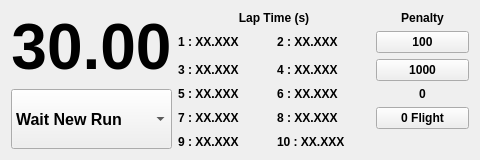
<?xml version="1.0" encoding="UTF-8"?>
<ui version="4.0">
 <class>WChrono</class>
 <widget class="QWidget" name="WChrono">
  <property name="geometry">
   <rect>
    <x>0</x>
    <y>0</y>
    <width>480</width>
    <height>153</height>
   </rect>
  </property>
  <property name="windowTitle">
   <string>Form</string>
  </property>
  <property name="inputMethodHints">
   <set>Qt::ImhNone</set>
  </property>
  <layout class="QFormLayout" name="formLayout">
   <item row="2" column="0">
    <layout class="QHBoxLayout" name="horizontalLayout">
     <item>
      <layout class="QVBoxLayout" name="verticalLayout">
       <item>
        <widget class="QLabel" name="Time_label">
         <property name="sizePolicy">
          <sizepolicy hsizetype="Fixed" vsizetype="Fixed">
           <horstretch>0</horstretch>
           <verstretch>0</verstretch>
          </sizepolicy>
         </property>
         <property name="font">
          <font>
           <pointsize>48</pointsize>
           <weight>75</weight>
           <bold>true</bold>
          </font>
         </property>
         <property name="text">
          <string>30.00</string>
         </property>
         <property name="alignment">
          <set>Qt::AlignCenter</set>
         </property>
        </widget>
       </item>
       <item>
        <widget class="QComboBox" name="Status">
         <property name="enabled">
          <bool>true</bool>
         </property>
         <property name="sizePolicy">
          <sizepolicy hsizetype="Minimum" vsizetype="Minimum">
           <horstretch>0</horstretch>
           <verstretch>0</verstretch>
          </sizepolicy>
         </property>
         <property name="font">
          <font>
           <pointsize>12</pointsize>
           <weight>75</weight>
           <bold>true</bold>
          </font>
         </property>
         <property name="autoFillBackground">
          <bool>false</bool>
         </property>
         <property name="inputMethodHints">
          <set>Qt::ImhNone</set>
         </property>
         <property name="editable">
          <bool>false</bool>
         </property>
         <property name="frame">
          <bool>true</bool>
         </property>
         <item>
          <property name="text">
           <string>Wait New Run</string>
          </property>
         </item>
         <item>
          <property name="text">
           <string>Wait to launch</string>
          </property>
         </item>
         <item>
          <property name="text">
           <string>Launched</string>
          </property>
         </item>
         <item>
          <property name="text">
           <string>In start</string>
          </property>
         </item>
         <item>
          <property name="text">
           <string>In progress</string>
          </property>
         </item>
         <item>
          <property name="text">
           <string>Finished</string>
          </property>
         </item>
        </widget>
       </item>
      </layout>
     </item>
    </layout>
   </item>
   <item row="2" column="1">
    <layout class="QGridLayout" name="gridLayout">
     <item row="2" column="0">
      <widget class="QLabel" name="Lap3">
       <property name="font">
        <font>
         <pointsize>9</pointsize>
         <weight>75</weight>
         <bold>true</bold>
        </font>
       </property>
       <property name="text">
        <string>3 : XX.XXX</string>
       </property>
      </widget>
     </item>
     <item row="2" column="1">
      <widget class="QLabel" name="Lap4">
       <property name="font">
        <font>
         <pointsize>9</pointsize>
         <weight>75</weight>
         <bold>true</bold>
        </font>
       </property>
       <property name="text">
        <string>4 : XX.XXX</string>
       </property>
      </widget>
     </item>
     <item row="1" column="0">
      <widget class="QLabel" name="Lap1">
       <property name="font">
        <font>
         <pointsize>9</pointsize>
         <weight>75</weight>
         <bold>true</bold>
        </font>
       </property>
       <property name="text">
        <string>1 : XX.XXX</string>
       </property>
      </widget>
     </item>
     <item row="1" column="1">
      <widget class="QLabel" name="Lap2">
       <property name="font">
        <font>
         <pointsize>9</pointsize>
         <weight>75</weight>
         <bold>true</bold>
        </font>
       </property>
       <property name="text">
        <string>2 : XX.XXX</string>
       </property>
      </widget>
     </item>
     <item row="4" column="0">
      <widget class="QLabel" name="Lap7">
       <property name="font">
        <font>
         <pointsize>9</pointsize>
         <weight>75</weight>
         <bold>true</bold>
        </font>
       </property>
       <property name="text">
        <string>7 : XX.XXX</string>
       </property>
      </widget>
     </item>
     <item row="5" column="1">
      <widget class="QLabel" name="Lap10">
       <property name="font">
        <font>
         <pointsize>9</pointsize>
         <weight>75</weight>
         <bold>true</bold>
        </font>
       </property>
       <property name="text">
        <string>10 : XX.XXX</string>
       </property>
      </widget>
     </item>
     <item row="5" column="0">
      <widget class="QLabel" name="Lap9">
       <property name="font">
        <font>
         <pointsize>9</pointsize>
         <weight>75</weight>
         <bold>true</bold>
        </font>
       </property>
       <property name="text">
        <string>9 : XX.XXX</string>
       </property>
      </widget>
     </item>
     <item row="3" column="1">
      <widget class="QLabel" name="Lap6">
       <property name="font">
        <font>
         <pointsize>9</pointsize>
         <weight>75</weight>
         <bold>true</bold>
        </font>
       </property>
       <property name="text">
        <string>6 : XX.XXX</string>
       </property>
      </widget>
     </item>
     <item row="4" column="1">
      <widget class="QLabel" name="Lap8">
       <property name="font">
        <font>
         <pointsize>9</pointsize>
         <weight>75</weight>
         <bold>true</bold>
        </font>
       </property>
       <property name="text">
        <string>8 : XX.XXX</string>
       </property>
      </widget>
     </item>
     <item row="3" column="0">
      <widget class="QLabel" name="Lap5">
       <property name="font">
        <font>
         <pointsize>9</pointsize>
         <weight>75</weight>
         <bold>true</bold>
        </font>
       </property>
       <property name="text">
        <string>5 : XX.XXX</string>
       </property>
      </widget>
     </item>
     <item row="0" column="0" colspan="2">
      <widget class="QLabel" name="LapTimeLabel">
       <property name="font">
        <font>
         <pointsize>9</pointsize>
         <weight>75</weight>
         <italic>false</italic>
         <bold>true</bold>
        </font>
       </property>
       <property name="text">
        <string>Lap Time (s)</string>
       </property>
       <property name="alignment">
        <set>Qt::AlignCenter</set>
       </property>
      </widget>
     </item>
     <item row="0" column="2">
      <widget class="QLabel" name="label_2">
       <property name="font">
        <font>
         <pointsize>9</pointsize>
         <weight>75</weight>
         <bold>true</bold>
        </font>
       </property>
       <property name="text">
        <string>Penalty</string>
       </property>
       <property name="alignment">
        <set>Qt::AlignCenter</set>
       </property>
      </widget>
     </item>
     <item row="1" column="2">
      <widget class="QPushButton" name="penalty_100">
       <property name="font">
        <font>
         <pointsize>9</pointsize>
         <weight>75</weight>
         <bold>true</bold>
        </font>
       </property>
       <property name="text">
        <string>100</string>
       </property>
      </widget>
     </item>
     <item row="2" column="2">
      <widget class="QPushButton" name="penalty_1000">
       <property name="font">
        <font>
         <pointsize>9</pointsize>
         <weight>75</weight>
         <bold>true</bold>
        </font>
       </property>
       <property name="text">
        <string>1000</string>
       </property>
      </widget>
     </item>
     <item row="3" column="2">
      <widget class="QLabel" name="label">
       <property name="font">
        <font>
         <pointsize>9</pointsize>
         <weight>75</weight>
         <bold>true</bold>
        </font>
       </property>
       <property name="text">
        <string>0</string>
       </property>
       <property name="alignment">
        <set>Qt::AlignCenter</set>
       </property>
      </widget>
     </item>
     <item row="4" column="2">
      <widget class="QPushButton" name="nullFlight">
       <property name="font">
        <font>
         <pointsize>9</pointsize>
         <weight>75</weight>
         <bold>true</bold>
        </font>
       </property>
       <property name="text">
        <string>0 Flight</string>
       </property>
      </widget>
     </item>
     <item row="5" column="2">
      <widget class="QLabel" name="label_3">
       <property name="font">
        <font>
         <pointsize>9</pointsize>
         <weight>75</weight>
         <bold>true</bold>
        </font>
       </property>
       <property name="text">
        <string/>
       </property>
       <property name="alignment">
        <set>Qt::AlignCenter</set>
       </property>
      </widget>
     </item>
    </layout>
   </item>
  </layout>
 </widget>
 <resources/>
 <connections/>
</ui>
